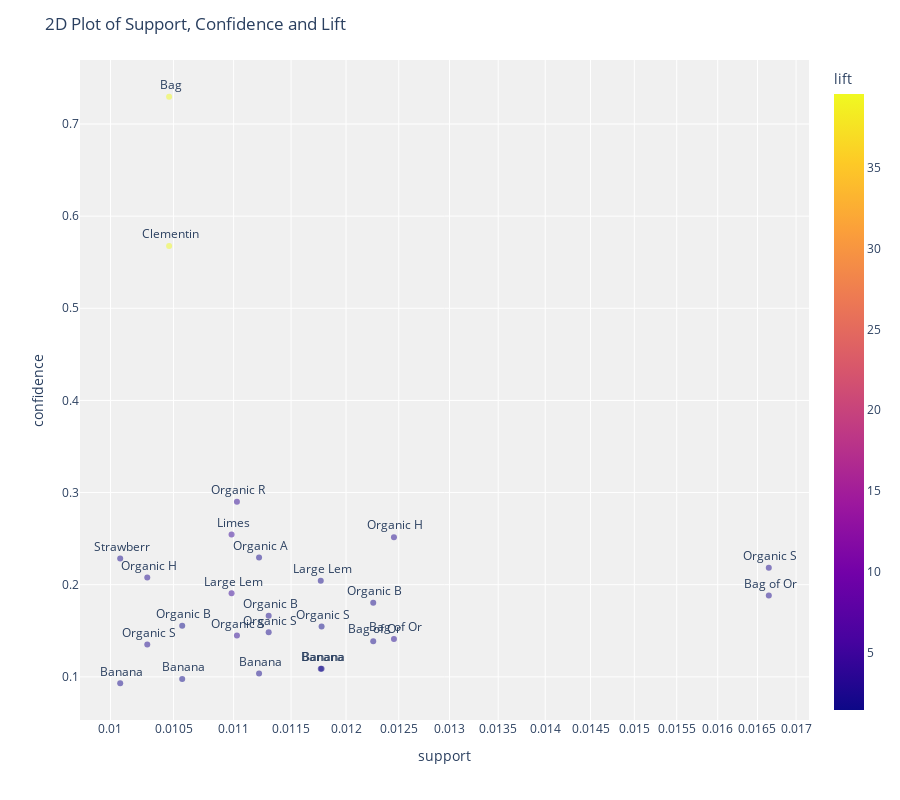

Here is the notebook cell this chart was saved with:
### Code cell
plot_model(rule_APRIORI, plot = '2d')

### Figure 1 — Plotly figure (JSON) as saved in the notebook; plotly's stock layout.template omitted (floating-point values rounded to 4 significant figures)
{"data": [{"customdata": [[" Organic Strawberries", " Bag of Organic Bananas"], [" Bag of Organic Bananas", " Organic Strawberries"], [" Organic Hass Avocado", " Bag of Organic Bananas"], [" Bag of Organic Bananas", " Organic Hass Avocado"], [" Organic Baby Spinach", " Bag of Organic Bananas"], [" Bag of Organic Bananas", " Organic Baby Spinach"], [" Banana", " Organic Strawberries"], [" Organic Strawberries", " Banana"], [" Banana", " Large Lemon"], [" Large Lemon", " Banana"], [" Organic Baby Spinach", " Organic Strawberries"], [" Organic Strawberries", " Organic Baby Spinach"], [" Organic Avocado", " Banana"], [" Banana", " Organic Avocado"], [" Organic Strawberries", " Organic Raspberries"], [" Organic Raspberries", " Organic Strawberries"], [" Limes", " Large Lemon"], [" Large Lemon", " Limes"], [" Organic Baby Spinach", " Banana"], [" Banana", " Organic Baby Spinach"], [" Bag", " Clementines"], [" Clementines", " Bag"], [" Organic Hass Avocado", " Organic Strawberries"], [" Organic Strawberries", " Organic Hass Avocado"], [" Strawberries", " Banana"], [" Banana", " Strawberries"]], "hovertemplate": "support=%{x}<br>confidence=%{y}<br>antecedents_short=%{text}<br>antecedents=%{customdata[0]}<br>consequents=%{customdata[1]}<br>lift=%{marker.color}<extra></extra>", "legendgroup": "", "marker": {"color": [2.474, 2.474, 2.847, 2.847, 2.042, 2.042, 1.428, 1.428, 1.886, 1.886, 2.184, 2.184, 2.12, 2.12, 3.808, 3.808, 4.419, 4.419, 1.437, 1.437, 39.57, 39.57, 2.728, 2.728, 2.11, 2.11], "coloraxis": "coloraxis", "opacity": 0.5, "symbol": "circle"}, "mode": "markers+text", "name": "", "orientation": "v", "showlegend": false, "text": [" Organic S", " Bag of Or", " Organic H", " Bag of Or", " Organic B", " Bag of Or", " Banana", " Organic S", " Banana", " Large Lem", " Organic B", " Organic S", " Organic A", " Banana", " Organic S", " Organic R", " Limes", " Large Lem", " Organic B", " Banana", " Bag", " Clementin", " Organic H", " Organic S", " Strawberr", " Banana"], "textposition": "top center", "type": "scatter", "x": [0.01665, 0.01665, 0.01245, 0.01245, 0.01226, 0.01226, 0.01178, 0.01178, 0.01177, 0.01177, 0.0113, 0.0113, 0.01122, 0.01122, 0.01103, 0.01103, 0.01098, 0.01098, 0.01057, 0.01057, 0.01046, 0.01046, 0.01029, 0.01029, 0.01008, 0.01008], "xaxis": "x", "y": [0.2185, 0.1884, 0.2515, 0.141, 0.1804, 0.1387, 0.1088, 0.1546, 0.1087, 0.2042, 0.1663, 0.1484, 0.2295, 0.1036, 0.1448, 0.29, 0.2546, 0.1906, 0.1556, 0.09764, 0.7295, 0.5676, 0.2078, 0.1351, 0.2284, 0.09307], "yaxis": "y"}], "layout": {"coloraxis": {"colorbar": {"title": {"text": "lift"}}, "colorscale": [[0, "#0d0887"], [0.1111, "#46039f"], [0.2222, "#7201a8"], [0.3333, "#9c179e"], [0.4444, "#bd3786"], [0.5556, "#d8576b"], [0.6667, "#ed7953"], [0.7778, "#fb9f3a"], [0.8889, "#fdca26"], [1, "#f0f921"]]}, "height": 800, "legend": {"tracegroupgap": 0}, "margin": {"t": 60}, "plot_bgcolor": "rgb(240,240,240)", "title": {"text": "2D Plot of Support, Confidence and Lift"}, "xaxis": {"anchor": "y", "domain": [0, 1], "title": {"text": "support"}, "type": "log"}, "yaxis": {"anchor": "x", "domain": [0, 1], "title": {"text": "confidence"}}}}
